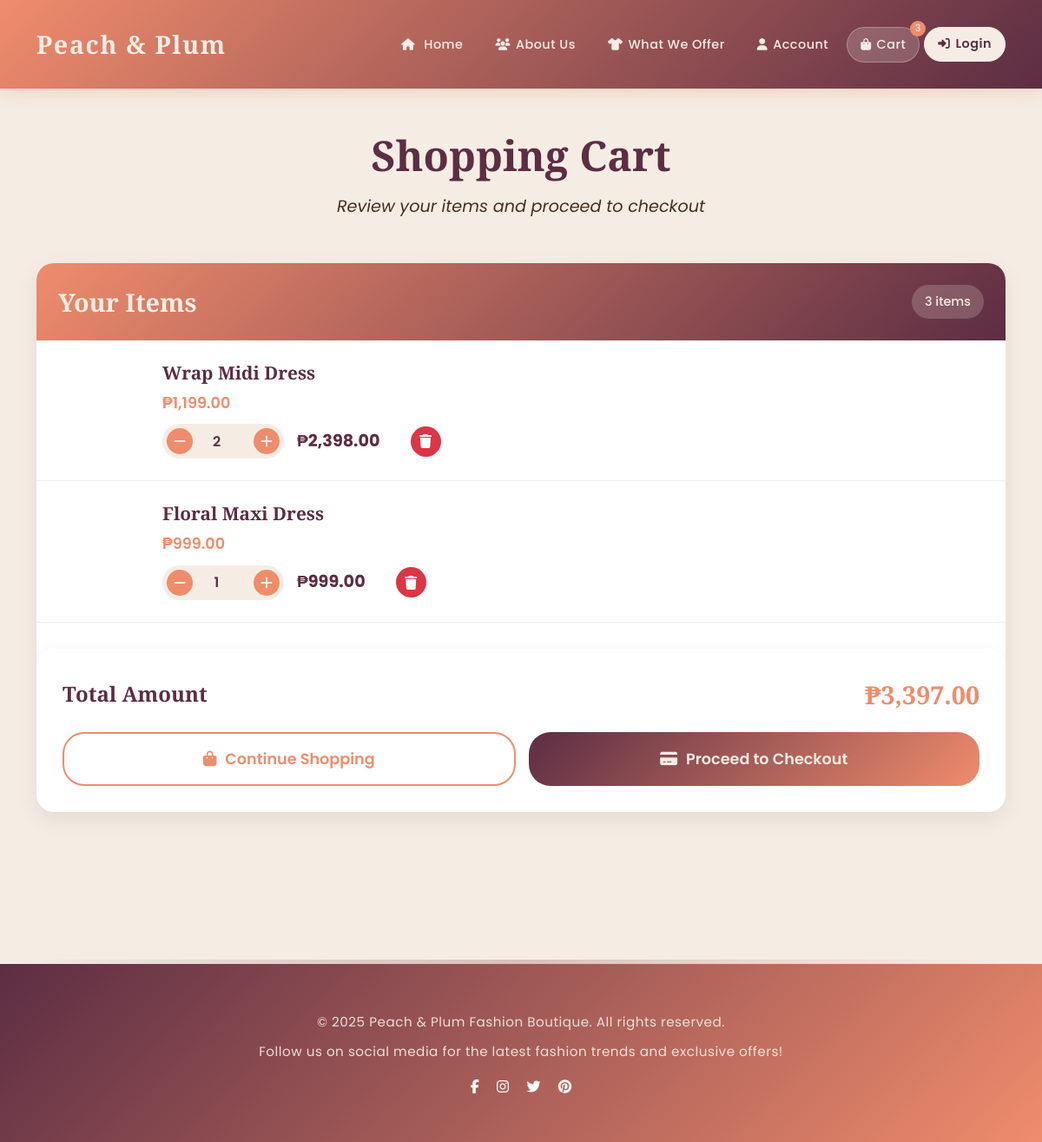
Page /cart.php (signed in) on the committed database.
### tables this page shows
CREATE TABLE `cart` (
  `id` int(11) NOT NULL,
  `user_id` int(11) DEFAULT NULL,
  `session_id` varchar(128) NOT NULL,
  `product_id` int(11) NOT NULL,
  `quantity` int(11) NOT NULL DEFAULT 1,
  `added_at` timestamp NOT NULL DEFAULT current_timestamp()
);

CREATE TABLE `products` (
  `id` int(11) NOT NULL,
  `name` varchar(100) NOT NULL,
  `description` text DEFAULT NULL,
  `price` decimal(10,2) NOT NULL,
  `image` varchar(255) DEFAULT NULL,
  `date_added` date DEFAULT NULL,
  `recommended` int(11) DEFAULT 0
);

### cart.php (the view, shortened to what this page needs)
<?php
$conn = new mysqli("localhost", "root", "", "pp_db");
$user_id = $_SESSION['user_id'] ?? null;
$session_id = session_id();
$cart_query = "
    SELECT c.*, p.name, p.price, p.image
    FROM cart c
    JOIN products p ON c.product_id = p.id
    WHERE c.user_id = ? OR c.session_id = ?
    ORDER BY c.id DESC
";
$stmt = $conn->prepare($cart_query);
$stmt->bind_param("is", $user_id, $session_id);
$stmt->execute();
$cart_items = $stmt->get_result();
$subtotal = 0;
$total_items = 0;
$cart_array = [];
while ($item = $cart_items->fetch_assoc()) {
    $item_total = $item['price'] * $item['quantity'];
    $subtotal += $item_total;
    $total_items += $item['quantity'];
    $item['item_total'] = $item_total;
    $cart_array[] = $item;
}
$count_stmt = $conn->prepare("SELECT SUM(quantity) AS total FROM cart WHERE user_id = ? OR session_id = ?");
$count_stmt->bind_param("is", $user_id, $session_id);
$count_stmt->execute();
$cart_count = $count_stmt->get_result()->fetch_assoc()['total'] ?? 0;
?>
<!DOCTYPE html>
<html lang="en">
<head>
    <link href="https://cdn.jsdelivr.net/npm/bootstrap@5.3.0/dist/css/bootstrap.min.css" rel="stylesheet">
    <link rel="stylesheet" href="https://cdnjs.cloudflare.com/ajax/libs/font-awesome/6.5.1/css/all.min.css">
</head>
<body>
    <header id="header">
        <div class="container">
            <nav class="navbar navbar-expand-lg">
                <a class="navbar-brand logo" href="index.php">
                    Peach & Plum
                </a>
                <div class="collapse navbar-collapse justify-content-end" id="navbarNav">
                    <ul class="navbar-nav">
                        <li class="nav-item">
                            <a class="nav-link" href="index.php">
                                <i class="fas fa-home"></i> Home
                            </a>
                        </li>
                        <li class="nav-item">
                            <a class="nav-link" href="about.php">
                                <i class="fas fa-users"></i>About Us
                            </a>
                        </li>
                        <li class="nav-item">
                            <a class="nav-link" href="products.php">
                                <i class="fas fa-tshirt"></i>What We Offer
                            </a>
                        </li>
                        <li class="nav-item">
                            <a class="nav-link" href="account.php">
                                <i class="fas fa-user"></i>Account
                            </a>
                        </li>
                        <li class="nav-item">
                            <a class="nav-link cart-container active" href="cart.php">
                                <i class="fas fa-shopping-bag"></i>Cart
                                <span class="cart-badge"><?= $cart_count ?></span>
                            </a>
                        </li>
                        <li class="nav-item">
                            <a class="btn special-btn nav-link px-3" href="login.php" role="button">
                                <i class="fas fa-sign-in-alt"></i>Login
                            </a>
                        </li>
                    </ul>
                </div>
            </nav>
        </div>
    </header>
    <main class="main-content">
        <div class="container">
            <div class="page-header">
                <h1 class="page-title">Shopping Cart</h1>
                <p class="page-subtitle">Review your items and proceed to checkout</p>
            </div>
            <div class="row">
                <div class="col-lg-12"> <div class="cart-section">
                        <div class="cart-header">
                            <h2 class="cart-title">Your Items</h2>
                            <div class="cart-count"><?= $total_items ?> item<?= $total_items != 1 ? 's' : '' ?></div>
                        </div>
                        <?php if (empty($cart_array)): ?>
                            <div class="empty-cart">
                                <i class="fas fa-shopping-cart"></i>
                                <h3>Your cart is empty</h3>
                                <p>Looks like you haven't added any items to your cart yet.</p>
                            </div>
                        <?php else: ?>
                            <?php foreach ($cart_array as $item): ?>
                                <div class="cart-item" data-cart-id="<?= $item['id'] ?>">
                                    <div class="item-image" style="background-image: url('<?= htmlspecialchars($item['image']) ?>')"></div>
                                    <div class="item-details">
                                        <h4 class="item-name"><?= htmlspecialchars($item['name']) ?></h4>
                                        <div class="item-price">₱<?= number_format($item['price'], 2) ?></div>
                                        <div class="item-controls">
                                            <div class="quantity-controls">
                                                <button class="qty-btn" type="button" onclick="updateQuantity(<?= $item['id'] ?>, -1)">
                                                    <i class="fas fa-minus"></i>
                                                </button>
                                                <input type="number" class="qty-input" value="<?= $item['quantity'] ?>"
                                                    min="1" max="99" id="qty-<?= $item['id'] ?>"
                                                    onchange="updateQuantity(<?= $item['id'] ?>, 0)">
                                                <button class="qty-btn" type="button" onclick="updateQuantity(<?= $item['id'] ?>, 1)">
                                                    <i class="fas fa-plus"></i>
                                                </button>
                                            </div>
                                            <div class="item-total">₱<?= number_format($item['item_total'], 2) ?></div>
                                            <button class="remove-btn" type="button" onclick="removeItem(<?= $item['id'] ?>)"
                                                    title="Remove item">
                                                <i class="fas fa-trash"></i>
                                            </button>
                                        </div>
                                    </div>
                                </div>
                            <?php endforeach; ?>
                            <div class="overall-total-section">
                                <div class="overall-total-label">Total Amount</div>
                                <div class="overall-total-value">₱<?= number_format($subtotal, 2) ?></div>
                                <div class="cart-summary-buttons">
                                    <a href="products.php" class="continue-shopping-btn">
                                        <i class="fas fa-shopping-bag"></i> Continue Shopping
                                    </a>
                                    <button class="checkout-btn" type="button" onclick="proceedToCheckout()">
                                        <i class="fas fa-credit-card"></i>
                                        Proceed to Checkout
                                    </button>
                                </div>
                            </div>
                        <?php endif; ?>
                    </div>
                </div>
            </div>
        </div>
    </main>
    <footer>
        <div class="container">
            <p>&copy; 2025 Peach & Plum Fashion Boutique. All rights reserved.</p>
            <p>Follow us on social media for the latest fashion trends and exclusive offers!</p>
            <div class="social-links mt-3">
                <a href="#" class="text-light me-3"><i class="fab fa-facebook-f"></i></a>
                <a href="#" class="text-light me-3"><i class="fab fa-instagram"></i></a>
                <a href="#" class="text-light me-3"><i class="fab fa-twitter"></i></a>
                <a href="#" class="text-light"><i class="fab fa-pinterest"></i></a>
            </div>
        </div>
    </footer>
</body>
</html>

### rows in the picture
cart: product.name "Wrap Midi Dress", product.price "1,199.00", quantity "2", item_total "2,398.00"
cart: product.name "Floral Maxi Dress", product.price "999.00", quantity "1", item_total "999.00"

### other values in the picture
$cart_count "3"
$total_items "3"
$subtotal "3,397.00"
